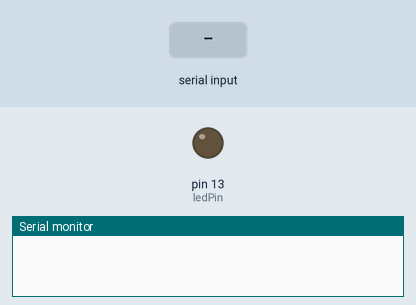
This sketch was run on a simulated Arduino Uno, built with avr-gcc and run on an emulated ATmega328P. Parts: output pins drawn as LEDs (lit = HIGH), the last lines printed to the serial monitor. Dashed ring = blinking. The test bench sets the inputs (shaded band).

Above: at 1.2 s.
1.3 s: "BLINK:90\n" received over Serial
At 4.2 s:
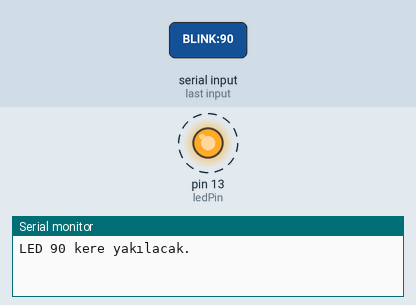
4.3 s: "LED:ON\n" received over Serial
At 5.2 s:
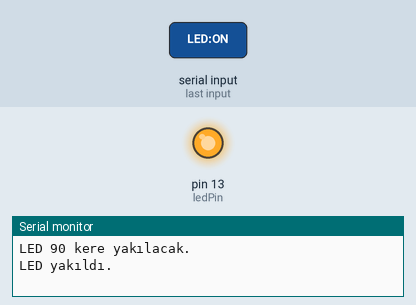
5.8 s: "LED:OFF\n" received over Serial
At 6.3 s:
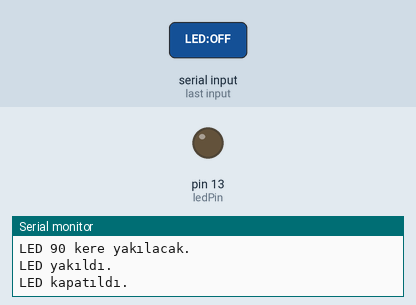
Timing chart, 0 to 8.8 s (numbered marks = the images above; inputs shaded):
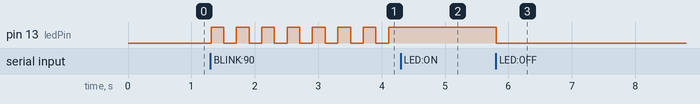

The sketch:

sketch_oct26b.ino
```cpp
#include <ArduinoQueue.h>

ArduinoQueue<long> blinkQueue(80);

int ledPin = 13;
bool blinkMode = false;
long blinkCounter = 0;
long blinkTarget=0;

String komut;
unsigned long previousMillis = 0;
bool ledState = LOW;

void setup() {
  Serial.begin(9600);
  pinMode(ledPin, OUTPUT);
}

void loop() {
  if (Serial.available()) {
    komut = Serial.readStringUntil('\n');
    komut.trim();

    if (komut == "LED:ON") {
      blinkMode=false;
      blinkTarget = 0;
      blinkCounter = 0;
      while (!blinkQueue.isEmpty()) {
        blinkQueue.dequeue();
      }
      digitalWrite(ledPin, HIGH);
      Serial.println("LED yakıldı.");
    }

    else if (komut == "LED:OFF") {
      blinkMode=false;
      blinkTarget = 0;
      blinkCounter = 0;
      while (!blinkQueue.isEmpty()) {
        blinkQueue.dequeue();
      }
      digitalWrite(ledPin, LOW);
      Serial.println("LED kapatıldı.");
    }

    else if (komut.startsWith("BLINK:")) {

     //toInt yapamadık cunku long olarak tanımlandı uzun bir değer gelme ihtimaline karşı
      long value = atol(komut.substring(6).c_str());
      if (value > 10000000) value = 10000000;

      Serial.print("LED ");
      Serial.print(value);
      Serial.println(" kere yakılacak.");
      blinkQueue.enqueue(value);
      blinkMode = true;


}

  }

 if (blinkMode) {

if (blinkTarget == 0 && !blinkQueue.isEmpty()) {
  blinkTarget = blinkQueue.dequeue();
  blinkCounter = 0;

}

if (blinkTarget > 0) {

  //millis() metodu kaç milisaniye geçtiğine bakıyor
  unsigned long currentMillis = millis();
  if (currentMillis - previousMillis >= 200) {
    previousMillis = currentMillis;
    ledState = !ledState;
    digitalWrite(ledPin, ledState);

    if (!ledState) {
      blinkCounter++;

      if (blinkCounter >= blinkTarget) {
        blinkTarget = 0;
        blinkCounter = 0;
      }
    }
  }
}

  }

}
```

Measured:
- after the input at 1.3 s, pin 13 (ledPin): alternates HIGH for 0.20 s and LOW for 0.20 s, starting at once
- after the input at 4.3 s, pin 13 (ledPin): stops changing and stays HIGH
- after the input at 5.8 s, pin 13 (ledPin): HIGH → LOW at once
